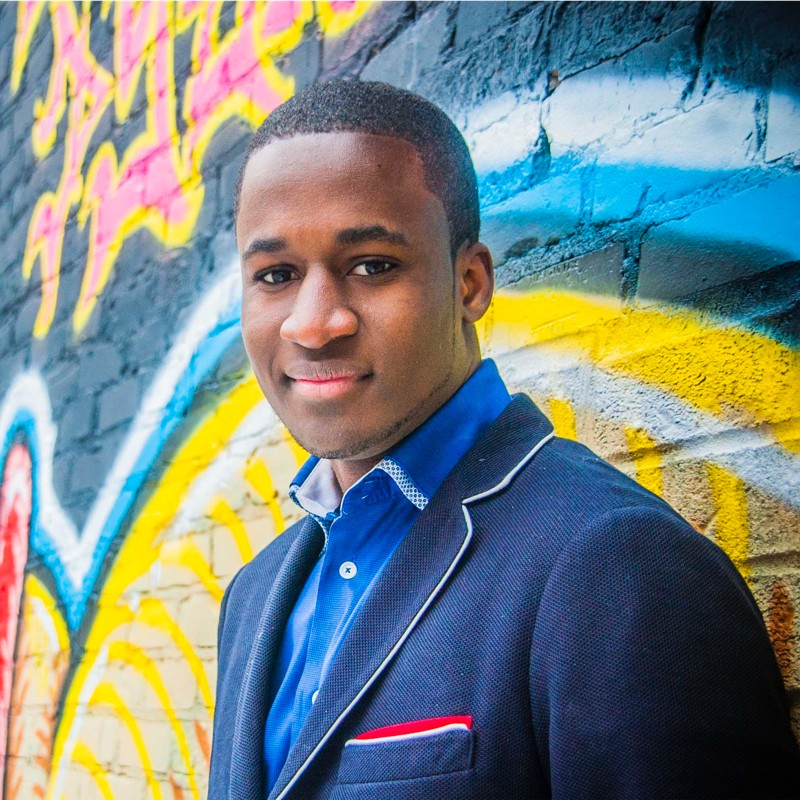
#> input picture scraped_photos/image_1002.jpg, 800 x 800 px; its folder holds only this picture in this run
$ python quantization.py
#> lines starting #> are read from the running program, lines starting #| are printed output that depends on the picture
"""
Colour Quantizer by Peter Chibuikem Idoko
2025-02-03
Uses K-Means Clustering to apply colour quantization for improved efficiency.

Enhancements:
- Logging for better debugging.
- Structured error handling.
- Dynamic parameters for better configurability.
- Supports multiple image formats.
"""

import os
import cv2
import numpy as np
import logging
from typing import Optional

# Configure logging
logging.basicConfig(
    filename="quantizer.log",
    level=logging.INFO,
    format="%(asctime)s - %(levelname)s - %(message)s",
)
logging.info("Colour Quantizer script started.")

# Constants
DEFAULT_K = 8  # Default number of clusters (colors)
RESIZE_DIM = (300, 300) # Fixed resolution of all images
INPUT_FOLDER = "scraped_photos"
OUTPUT_FOLDER = "quantized_photos"
SUPPORTED_FORMATS = (".jpg", ".jpeg", ".png", ".bmp")

# Ensure output directory exists
os.makedirs(OUTPUT_FOLDER, exist_ok=True)

# Function to quantize images may return None
def quantize_image(image_path: str, K: int = DEFAULT_K, resize_dim: tuple = RESIZE_DIM) -> Optional[np.ndarray]:
    """
    Applies colour quantization using K-Means clustering.

    Args:
        image_path (str): Path to the image file.
        K (int): Number of clusters (colors) to reduce the image to.
        resize_dim (tuple): Target resolution (width, height) for resizing.

    Returns:
        np.ndarray: The quantized image, or None if an error occurs.
    """
#> called with image_path = 'scraped_photos/image_1002.jpg', K = 8, resize_dim = (300, 300)
    try:
        # Load the image
        image = cv2.imread(image_path)
#> image is the input picture: shape (800, 800, 3); mean B, G, R 131.2, 133.9, 120.9
        if image is None:
            logging.error(f"Error loading image: {image_path}")
            return None

        # Resize image to fixed resolution (300x300)
        image = cv2.resize(image, resize_dim)
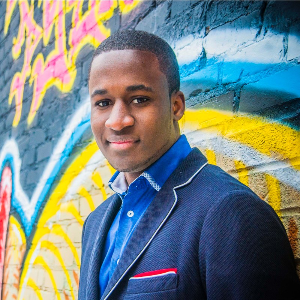
#> image: shape (300, 300, 3); mean B, G, R 131, 133.8, 120.8

        # Convert image to RGB (OpenCV loads images in BGR)
        image = cv2.cvtColor(image, cv2.COLOR_BGR2RGB)

        # Reshape image into a 2D array of pixels (Each pixel is a 3D point [R, G, B])
        pixel_values = image.reshape((-1, 3)).astype(np.float32)

        # Define stopping criteria and apply K-Means clustering
        criteria = (cv2.TERM_CRITERIA_EPS + cv2.TERM_CRITERIA_MAX_ITER, 100, 0.2)
        _, labels, centers = cv2.kmeans(pixel_values, K, None, criteria, 10, cv2.KMEANS_RANDOM_CENTERS)
#> centers = [[42, 82.64, 128.7], [138.3, 97.74, 75.42], [20.66, 30.99, 46.19], [223.4, 192, 138.9], [218.4, 212.2, 214.9], [240.3, 211.3, 16.95], [20.52, 159.9, 226.2], [108, 145.8, 173.8]]

        # Convert centers back to uint8 (color values)
        centers = np.uint8(centers)
#> centers = [[42, 82, 128], [138, 97, 75], [20, 30, 46], [223, 191, 138], [218, 212, 214], [240, 211, 16], [20, 159, 226], [108, 145, 173]]

        # Replace each pixel value with its nearest centroid color
        quantized_image = centers[labels.flatten()]

        # Reshape back to the original image shape
        quantized_image = quantized_image.reshape(image.shape)
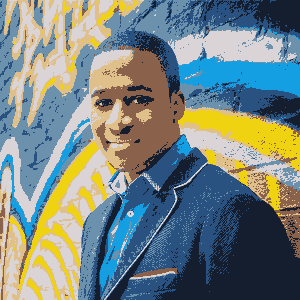
#> quantized_image: shape (300, 300, 3); mean R, G, B 120.5, 133.1, 130.4

        return quantized_image

    except Exception as e:
        logging.error(f"Error processing image {image_path}: {e}")
        return None

def process_images(input_folder: str = INPUT_FOLDER, output_folder: str = OUTPUT_FOLDER, K: int = DEFAULT_K):
    """
    Processes all images in the input folder and applies color quantization.

    Args:
        input_folder (str): Directory containing images to process.
        output_folder (str): Directory to save quantized images.
        K (int): Number of colors (clusters) for quantization.
    """
    logging.info(f"Processing images from {input_folder}, saving to {output_folder}")

    total_images = len([f for f in os.listdir(input_folder) if f.lower().endswith(SUPPORTED_FORMATS)])
    processed_count = 0  # Track the number of images processed

    for filename in os.listdir(input_folder):
        if filename.lower().endswith(SUPPORTED_FORMATS):
            input_path = os.path.join(input_folder, filename)
            output_path = os.path.join(output_folder, filename)

            quantized_img = quantize_image(input_path, K)

            if quantized_img is not None:
                cv2.imwrite(output_path, cv2.cvtColor(quantized_img, cv2.COLOR_RGB2BGR))
                processed_count += 1

                # Log progress to both console and log file
                log_message = f"[{processed_count}/{total_images}] Quantized & saved: {output_path}"
                print(log_message)  # Console output
                logging.info(log_message)  # Log file entry

    logging.info("Color quantization complete.")
    print("Color quantization complete!")  # Console notification

if __name__ == "__main__":
    process_images()

$ run again, on scraped_photos/image_127.jpg
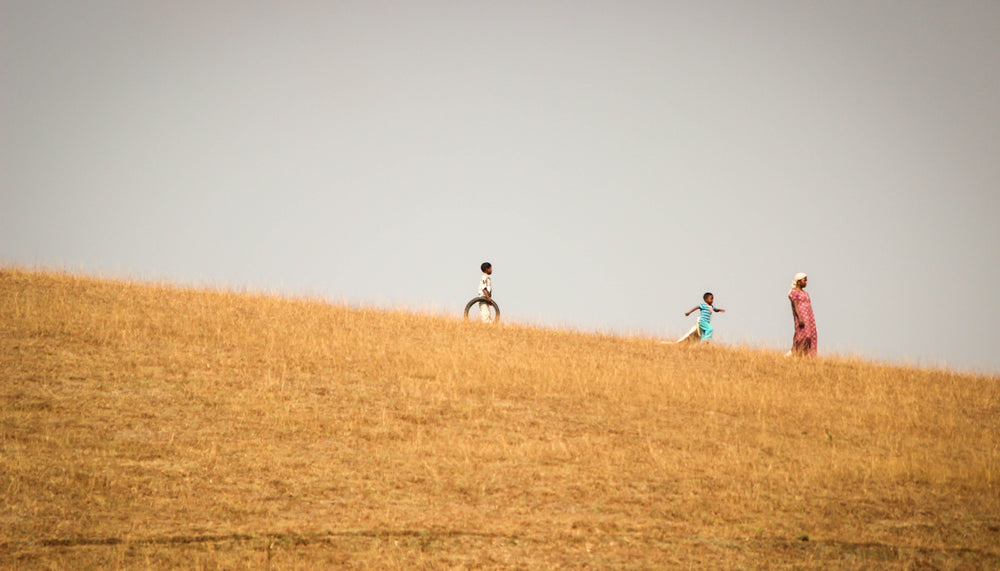
#> input picture scraped_photos/image_127.jpg, 1000 x 571 px
#> in quantize_image, image is the input picture: shape (571, 1000, 3); mean B, G, R 139.5, 173.8, 202.5
#> in quantize_image, `image = cv2.resize(image, resize_dim)`:
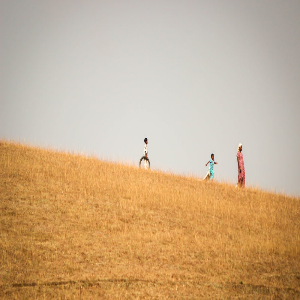
#> image: shape (300, 300, 3); mean B, G, R 139.4, 173.7, 202.4
#> in quantize_image, `_, labels, centers = cv2.kmeans(pixel_values, K, None, criteria, 10, c..`: centers = [[217, 213.9, 207.7], [183.2, 124.8, 58.03], [146.6, 95.94, 41.54], [199.4, 195.3, 189], [234.8, 190.4, 147.5], [229.8, 167.3, 92.37], [177.2, 172.3, 165.8], [209.3, 147, 74.55]]
#> in quantize_image, `centers = np.uint8(centers)`: centers = [[216, 213, 207], [183, 124, 58], [146, 95, 41], [199, 195, 189], [234, 190, 147], [229, 167, 92], [177, 172, 165], [209, 146, 74]]
#> in process_images, `cv2.imwrite(output_path, cv2.cvtColor(quantized_img, cv2.COLOR_RGB2BGR))`:
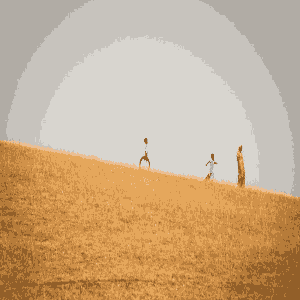
#> saved as image_127.jpg: shape (300, 300, 3); mean B, G, R 139, 173, 201.9

$ run again, on scraped_photos/image_129.jpg
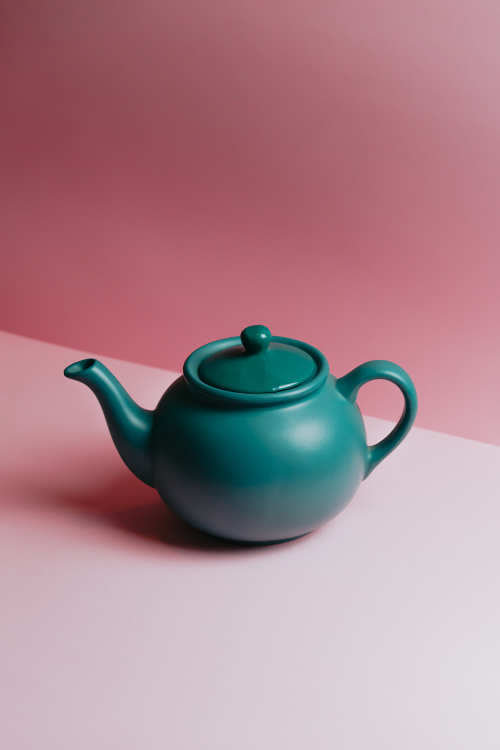
#> input picture scraped_photos/image_129.jpg, 1000 x 1500 px (shown at 1/2 size)
#> in quantize_image, image is the input picture: shape (1500, 1000, 3); mean B, G, R 142, 132.9, 170.1
#> in quantize_image, `image = cv2.resize(image, resize_dim)`:
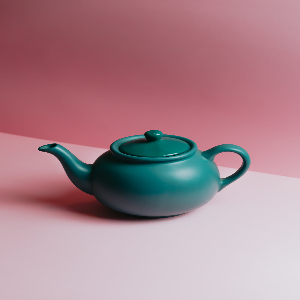
#> image: shape (300, 300, 3); mean B, G, R 142, 132.9, 170
#> in quantize_image, `_, labels, centers = cv2.kmeans(pixel_values, K, None, criteria, 10, c..`: centers = [[8.88, 94.43, 96.02], [16.54, 33.96, 35.54], [88.27, 51.1, 56.52], [152, 82.04, 91.69], [69.18, 138.1, 141.5], [179.7, 107, 118.3], [214.6, 200.5, 209], [198.2, 141.2, 152.8]]
#> in quantize_image, `centers = np.uint8(centers)`: centers = [[8, 94, 96], [16, 33, 35], [88, 51, 56], [152, 82, 91], [69, 138, 141], [179, 107, 118], [214, 200, 209], [198, 141, 152]]
#> in quantize_image, `quantized_image = quantized_image.reshape(image.shape)`:
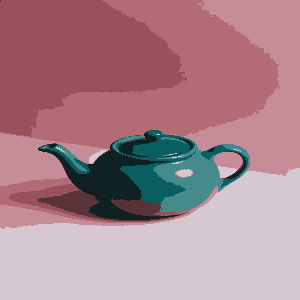
#> quantized_image: shape (300, 300, 3); mean R, G, B 169.6, 132.6, 141.6
